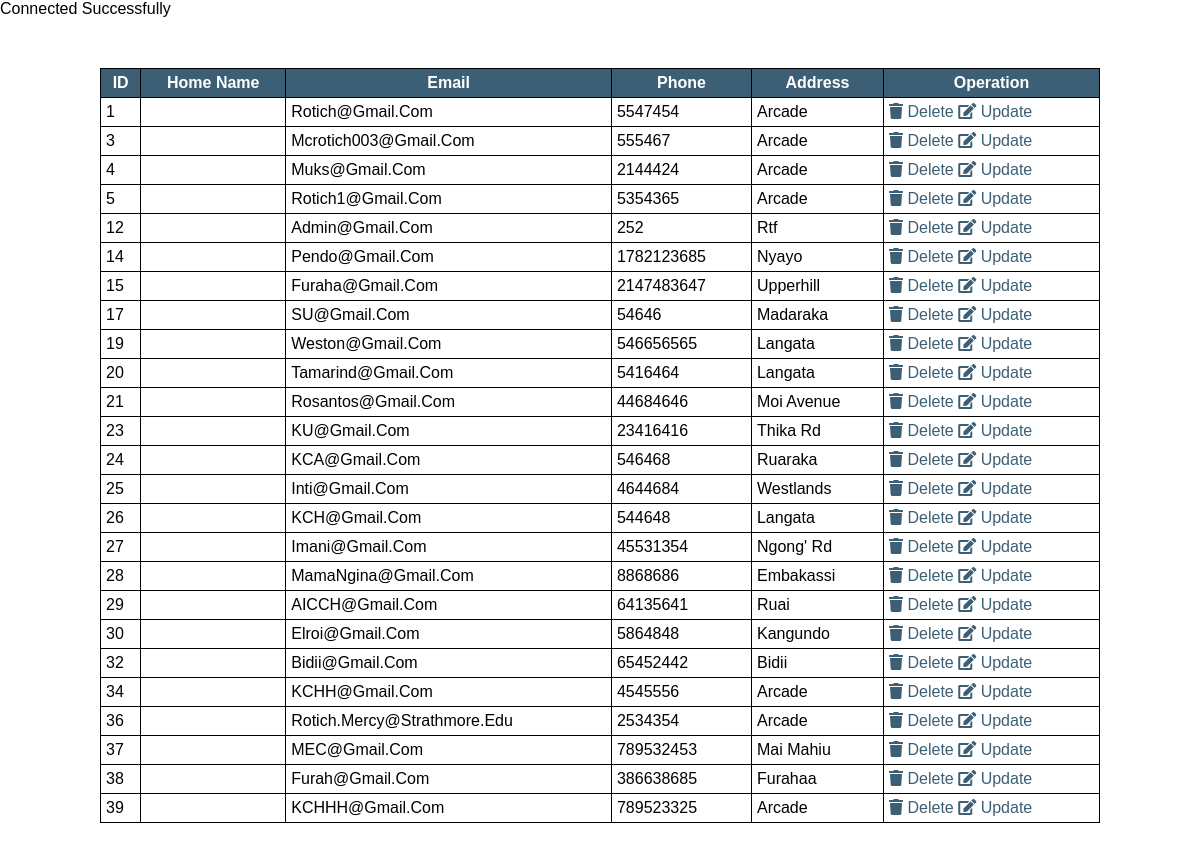
Page /users/homes/edit_users1.php on the committed database.
### tables this page shows
CREATE TABLE `users` (
  `id` int(225) NOT NULL,
  `name` varchar(225) NOT NULL,
  `email` varchar(225) NOT NULL,
  `phonenumber` int(225) NOT NULL,
  `address` varchar(225) NOT NULL,
  `password` varchar(225) NOT NULL,
  `cpassword` varchar(225) NOT NULL,
  `user_type` varchar(225) NOT NULL
);

### users/homes/edit_users1.php (the view, shortened to what this page needs)
<?php
@include '../../config.php';
?>
<!DOCTYPE html>
<html lang="en">
<head>
<link rel="stylesheet" href="https://use.fontawesome.com/releases/v5.8.1/css/all.css">
    <link rel="stylesheet" href="all_users.css">
</head>
<body>
<div class="wrapper" >
                <table >
                  <thead>
                  <th>ID</th>
                  <th>Home name</th>
                  <th>Email</th>
                  <th>Phone</th>
                  <th>Address</th>
                  <th>Operation</th>
                    </thead>
                    <tbody>
                        <?php
                        $select_users = mysqli_query($conn, "SELECT * FROM `users`");
                        if (mysqli_num_rows($select_users) > 0) {
                            while ($row = mysqli_fetch_assoc($select_users)) {
                        ?>
                                    <tr>
                                    <td><?php echo $row['id']; ?></td>
                                    <td><?php echo $row['fullname']; ?></td>
                                    <td><?php echo $row['email']; ?></td>
                                    <td><?php echo $row['phonenumber']; ?></td>
                                    <td><?php echo $row['address']; ?></td>
                                    <td>
                                        <a href="delete_users.php?delete=<?php echo $row['id']; ?>" class="delete-btn" onclick="return confirm('are your sure you want to delete this?');"><i class="fas fa-trash"></i> Delete </a>
                                        <a href="edit_users.php?edit=<?php echo $row['id']; ?>" class="edit-btn" onclick="return confirm('are your sure you want to edit this?');"><i class="fas fa-edit"></i> update </a>
                                    </td>
                                </tr>
                        <?php
                            };
                        } else {
                            echo "<div class='empty'>no items to delete</div>";
                        };
                        ?>
                    </tbody>
                </table>
    </div>
</body>
</html>

### users/homes/all_users.css (style rules this page uses)
* { font-family: 'Poppins', sans-serif; margin:0; padding:0; box-sizing: border-box; outline: none; border:none; text-decoration: none; text-transform: capitalize; }
.wrapper { margin: 100px; margin-top: 50px; }
table { border-collapse: collapse; width: 100%; }
thead { background-color: rgb(0,0,0, 0.5); }
td, th { border: 1px solid rgb(0,0,0); padding: 5px; }
th { padding: 5px; background-color: rgb(60, 95, 117); color: rgb(255,255,255); }
a.delete-btn { color: rgb(60, 95, 117); }
a.edit-btn { color: rgb(60, 95, 117); }

### rows in the picture
users: id "1", email "Rotich@gmail.com", phonenumber "5547454", address "Arcade"
users: id "3", email "Mcrotich003@gmail.com", phonenumber "555467", address "Arcade"
users: id "4", email "Muks@gmail.com", phonenumber "2144424", address "Arcade"
users: id "5", email "Rotich1@gmail.com", phonenumber "5354365", address "Arcade"
users: id "12", email "Admin@gmail.com", phonenumber "252", address "Rtf"
users: id "14", email "Pendo@gmail.com", phonenumber "1782123685", address "Nyayo"
users: id "15", email "Furaha@gmail.com", phonenumber "2147483647", address "Upperhill"
users: id "17", email "SU@gmail.com", phonenumber "54646", address "Madaraka"
users: id "19", email "Weston@gmail.com", phonenumber "546656565", address "Langata"
users: id "20", email "Tamarind@gmail.com", phonenumber "5416464", address "Langata"
users: id "21", email "Rosantos@gmail.com", phonenumber "44684646", address "Moi Avenue"
users: id "23", email "KU@gmail.com", phonenumber "23416416", address "Thika Rd"
users: id "24", email "KCA@gmail.com", phonenumber "546468", address "Ruaraka"
users: id "25", email "Inti@gmail.com", phonenumber "4644684", address "Westlands"
users: id "26", email "KCH@gmail.com", phonenumber "544648", address "Langata"
users: id "27", email "Imani@gmail.com", phonenumber "45531354", address "Ngong' Rd"
users: id "28", email "MamaNgina@gmail.com", phonenumber "8868686", address "Embakassi"
users: id "29", email "AICCH@gmail.com", phonenumber "64135641", address "Ruai"
users: id "30", email "Elroi@gmail.com", phonenumber "5864848", address "Kangundo"
users: id "32", email "Bidii@gmail.com", phonenumber "65452442", address "Bidii"
users: id "34", email "KCHH@gmail.com", phonenumber "4545556", address "Arcade"
users: id "36", email "Rotich.mercy@strathmore.edu", phonenumber "2534354", address "Arcade"
users: id "37", email "MEC@gmail.com", phonenumber "789532453", address "Mai Mahiu"
users: id "38", email "Furah@gmail.com", phonenumber "386638685", address "Furahaa"
users: id "39", email "KCHHH@gmail.com", phonenumber "789523325", address "Arcade"
